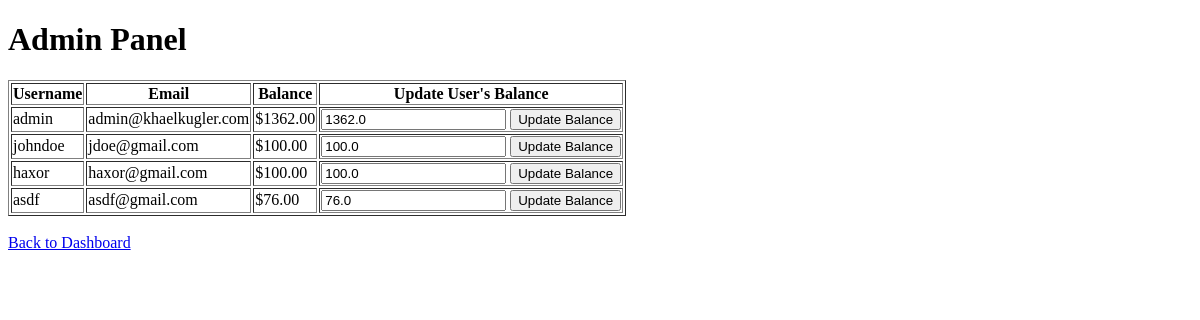
The page /admin (signed in) on the database as committed earlier.
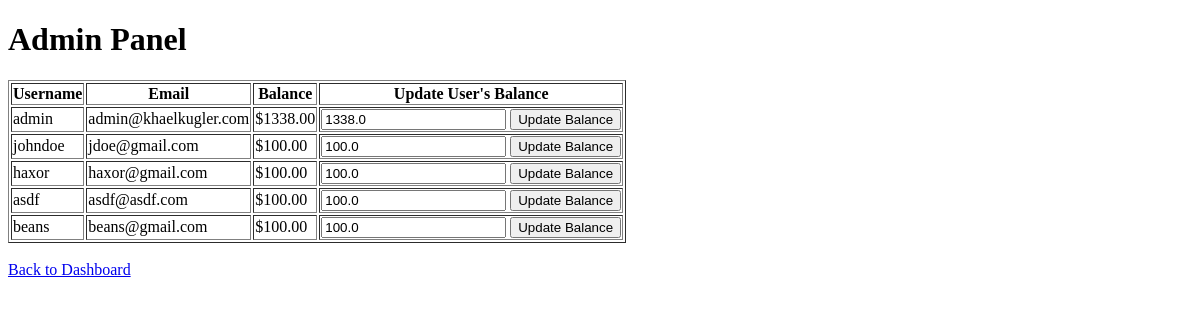
The same page on the database as committed later.
### tables this page shows
CREATE TABLE users (
    id INTEGER PRIMARY KEY AUTOINCREMENT,
    username TEXT UNIQUE NOT NULL,
    email TEXT UNIQUE NOT NULL,
    password TEXT NOT NULL,
    balance REAL DEFAULT 0,
    admin INTEGER DEFAULT 0
);

### app_SECURE.py (the view)
@app.route('/admin')
def admin():
    if 'username' not in session:
        return redirect('/')
    username = session['username']
    conn = get_db()
    cursor = conn.cursor()
    cursor.execute("SELECT admin FROM users WHERE username=?", (username,))
    admin = True if cursor.fetchone()[0] else False
    if admin:
        cursor.execute("SELECT username,email,balance FROM users")
        users = cursor.fetchall()
        return render_template('admin_secure.html', users=users)
    else:
        return render_template('error.html', error="You are not an admin (I think)")

### app_SECURE.py (called while the page is built)
def get_db():
    db = sqlite3.connect(DATABASE)
    return db

### templates/admin_secure.html (shortened to what this page needs)
<!DOCTYPE html>
<html lang="en">
<head>
</head>
<body>
    <h1>Admin Panel</h1>
    <table border="1">
        <tr>
            <th>Username</th>
            <th>Email</th>
            <th>Balance</th>
            <th>Update User's Balance</th>
        </tr>
        {% for user in users %}
        <tr>
            <td>{{ user[0] }}</td>
            <td>{{ user[1] }}</td>
            <td>${{'%0.2f'| format(user[2]|float)}}</td>
            <td>
                <form action="/admin/update_balance" method="post">
                    <input type="number" name="balance" value="{{ user[2] }}">
                    <input type="submit" value="Update Balance">
                </form>
            </td>
        </tr>
        {% endfor %}
    </table>
    <br>
    <a href="/dashboard">Back to Dashboard</a>
</body>
</html>

Rows that differ between the two databases and show on the page:
changed users "admin": balance "1362.00" → "1338.00"; balance "1362.0" → "1338.0"
changed users "asdf": email "asdf@gmail.com" → "asdf@asdf.com"; balance "76.00" → "100.00"; balance "76.0" → "100.0"
added users: username "beans", email "beans@gmail.com", balance "100.00", balance "100.0"
